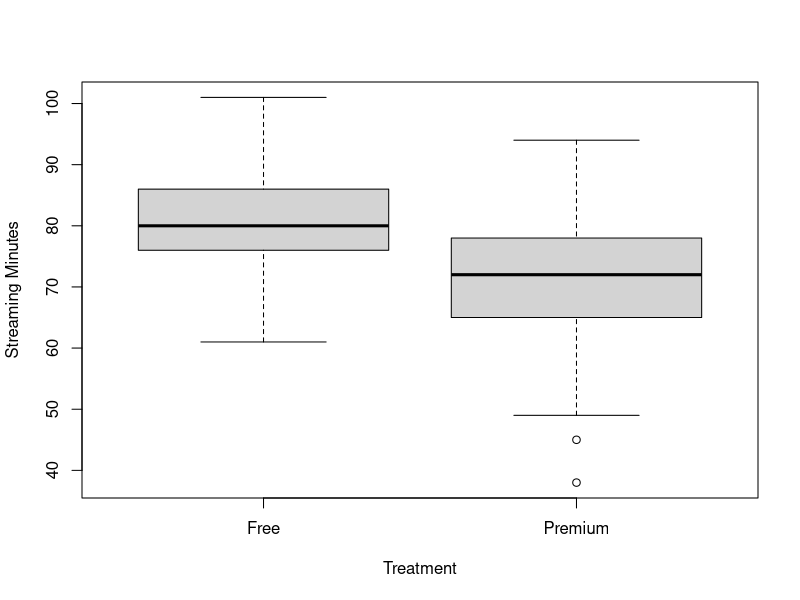
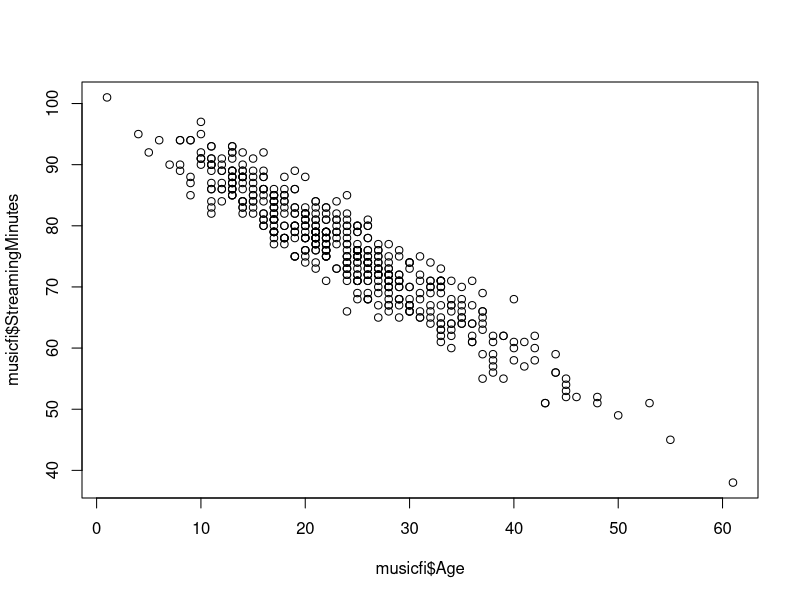

Source code (R) for these figures, in order:
install.packages(c("pwr", "purrr"))
library(pwr)
library(purrr)

inv.logit <- function(x) {
    1 / (1 + exp(-x))
}

data_causal_inf <- function(n, tau = 1, b = 2, base = 100) {
    ## DGP
    age <- rnbinom(n, 10, 0.3)
    ps <- inv.logit(0.2*(age- mean(age)))
    Y0s <- round(base + b * age + rnorm(n, 0, 3))
    Y1s <- round(Y0s + tau)
    Z <- map_dbl(ps, ~ sample(c(0,1), 1, F, c(1-., .)))
    Y <- Z * Y1s + (1-Z) * Y0s
    return(list(age = age, Y = Y, Z = Z, ps = ps))
}

data_causal_inf_rand_exp <- function(n, tau = 1, b = 2, base = 100) {
    ## DGP
    age <- rnbinom(n, 10, 0.3)
    ps <- inv.logit(0.2*(age- mean(age)))
    Y0s <- round(base + b * age + rnorm(n, 0, 3))
    Y1s <- round(Y0s + tau)
    Z <- rbinom(n, 1, 0.5)
    Y <- Z * Y1s + (1-Z) * Y0s
    return(list(age = age, Y = Y, Z = Z, ps = ps))
}

set.seed(7)
n <- 500

causal_int_obs <- data_causal_inf(n, tau = 0.9123, b = - 1.0314)

Age <- causal_int_obs$age; StreamingMinutes <- causal_int_obs$Y; AccountType <- ifelse(causal_int_obs$Z, "Premium", "Free")
musicfi <- data.frame(Age, AccountType, StreamingMinutes)

causal_int_obsrand <- data_causal_inf_rand_exp(n=500, tau = 0.9123, b = - 0.5314)

Age <- causal_int_obsrand$age; StreamingMinutes <- causal_int_obsrand$Y; AccountType <- ifelse(causal_int_obsrand$Z, "Premium", "Free")
musicfiExp <- data.frame(Age, AccountType, StreamingMinutes)

head(musicfi)

boxplot(musicfi$StreamingMinutes ~ musicfi$AccountType, 
        ylab = "Streaming Minutes", xlab = "Treatment")

t.test(musicfi$StreamingMinutes ~ musicfi$AccountType)

plot(musicfi$Age, musicfi$StreamingMinutes)

summary(lm(StreamingMinutes ~ AccountType + Age, data=musicfi))
